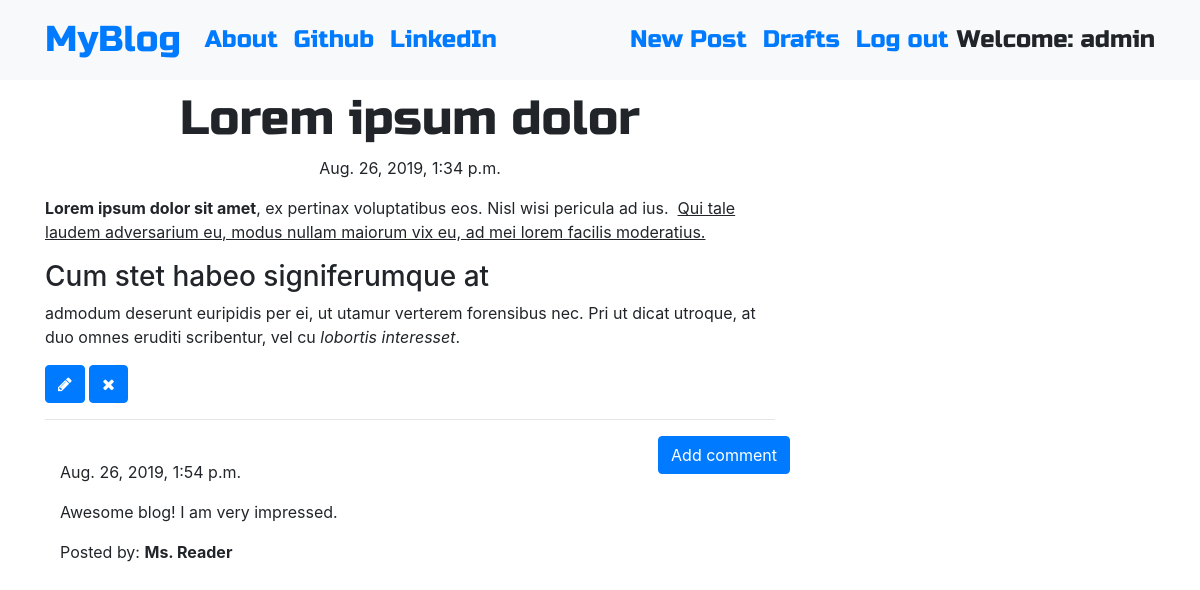
The app's page /post/1 (signed in) with its own data.
### blog/models.py (models this page shows, shortened)
class Post(models.Model):
    author = models.ForeignKey('auth.User',on_delete=models.CASCADE)
    title = models.CharField(max_length=200)
    text = models.TextField()
    created_date = models.DateTimeField(default=timezone.now)
    published_date = models.DateTimeField(blank=True, null=True)

class Comment(models.Model):
    post = models.ForeignKey('blog.Post', related_name='comments',on_delete=models.CASCADE)
    author = models.CharField(max_length=200)
    text = models.TextField()
    created_date = models.DateTimeField(default=timezone.now)
    approved_comment = models.BooleanField(default=False)

### blog/views.py (the view)
# urls.py: path('post/<int:pk>', views.PostDetailView.as_view(), name='post_detail'),
class PostDetailView(DetailView):
    model = Post

### blog/templates/blog/post_detail.html (shortened to what this page needs)
{% extends 'blog/base.html' %}
{% load static %}
{% block content %}
<h1 class="posttitle loader" ?>{{ post.title }}</h1>
{% if post.published_date %}
<div class="date postdate">
    {{ post.published_date }}
</div>
{% else %}
<a class="btn btn-outline-dark" href="{% url 'post_publish' pk=post.pk %}">Publish</a>
{% endif %}
<p class='postcontent'>{{ post.text|safe|linebreaksbr }}</p>
{% if user.is_authenticated %}
<a class="btn btn-primary" href="{% url 'post_edit' pk=post.pk %}"><span class="fa fa-pencil"></span></a>
<a class="btn btn-primary" href="{% url 'post_remove' pk=post.pk %}"><span class="fa fa-remove"></span></a>
{% endif %}
<hr>
<a class="btn btn-primary btn-comment" href="{% url 'add_comment_to_post' pk=post.pk %}">Add comment</a>
<div class="container">
    {% for comment in post.comments.all %}
    <br>
    {% if user.is_authenticated or comment.approved_comment %}
    {{ comment.created_date }}
    <p>{{ comment.text|safe|linebreaks }}</p>
    <p>Posted by: <strong>{{ comment.author }}</strong></p>
    {% endif %}
    {% empty %}
    <p>No comments posted.</p>
    {% endfor %}
</div>
{% endblock %}

### blog/templates/blog/base.html (shortened to what this page needs)
<!DOCTYPE html>
{% load static %}
<html>
  <head>
    <link rel="stylesheet" href="https://stackpath.bootstrapcdn.com/bootstrap/4.1.3/css/bootstrap.min.css"
>
    <link href="https://maxcdn.bootstrapcdn.com/font-awesome/4.7.0/css/font-awesome.min.css" rel="stylesheet">
    <link rel="stylesheet" href="//cdn.jsdelivr.net/medium-editor/latest/css/medium-editor.min.css" type="text/css" media="screen" charset="utf-8">
    <link rel="stylesheet" href="{% static 'css/blog.css' %}">
  </head>
  <body class='loader'>
    <nav class="navbar navbar-expand-lg bg-light techfont">
      <div class="container">
        <div class="navbar-nav align-items-center">
          <a class="navbar-brand bigbrand" href="{% url 'post_list' %}">MyBlog</a>
          <a class="nav-item nav-link" href="{% url 'about' %}">About</a>
          <a class="nav-item nav-link" href="https://www.github.com">Github</a>
          <a class="nav-item nav-link" href="https://www.linkedin.com">LinkedIn</a>
        </div>
        <div class="navbar-nav align-items-center ml-auto">
          {% if user.is_authenticated %}
            <a class="nav-item nav-link" href="{% url 'post_new' %}">New Post</a>
            <a class="nav-item nav-link" href="{% url 'post_draft_list' %}">Drafts</a>
            <a class="nav-item nav-link" href="{% url 'logout' %}">Log out</a>
            <a >Welcome: {{ user.username }}</a>
          {% else %}
            <a class="nav-item nav-link" href="{% url 'login' %}" aria-label="Login">
              <span class="fa fa-user" aria-hidden="true"></span></a>
          {% endif %}
        </div>
      </div>
    </nav>
          <div class="content container">
              <div class="row">
                  <div class="col-md-8">
                    <div class="blog_posts">
                      {% block content %}
                      {% endblock %}
                    </div>
                  </div>
              </div>
          </div>
  </body>
</html>

### blog/static/css/blog.css (style rules this page uses)
.techfont { font-family: 'Russo One', sans-serif; font-size: 1.5em; margin-bottom: 10px; }
.postdate { text-align: center; }
.posttitle { font-family: 'Russo One', sans-serif; font-size: 3em; text-align: center; }
.postcontent { font-family: 'Montserrat'; font-size: 1.5em; }
.btn-comment { position: absolute; right: 0px; }
.bigbrand { font-size: 1.5em; }
.loader { filter:hue-rotate(0deg); color: linear-gradient(45deg,#0f8,#08f); animation:hue 5000ms infinite linear; }

### records on screen
Post: title "Lorem ipsum dolor", published_date "Aug. 26, 2019, 1:34 p.m.", text "Lorem ipsum dolor sit amet , ex pertinax voluptatibus eos. Nisl wisi pericula ad ius. Qui tale laudem adversarium eu, modus nullam maiorum vix eu, ad mei lorem facilis moderatius. Cum stet habeo signiferumque at admodum deserunt euripidis per ei, ut utamur verterem forensibus nec. Pri ut dicat utroque, at duo omnes eruditi scribentur, vel cu lobortis interesset ."
Comment: created_date "Aug. 26, 2019, 1:54 p.m.", text "Awesome blog! I am very impressed.", author "Ms. Reader"

### other values on screen
{{ user.username }} "admin"
